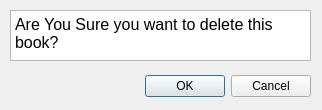
<?xml version="1.0" encoding="UTF-8"?>
<ui version="4.0">
 <class>delete_dialog</class>
 <widget class="QDialog" name="delete_dialog">
  <property name="geometry">
   <rect>
    <x>0</x>
    <y>0</y>
    <width>322</width>
    <height>110</height>
   </rect>
  </property>
  <property name="windowTitle">
   <string>Dialog</string>
  </property>
  <widget class="QDialogButtonBox" name="buttonBox">
   <property name="geometry">
    <rect>
     <x>130</x>
     <y>70</y>
     <width>181</width>
     <height>32</height>
    </rect>
   </property>
   <property name="orientation">
    <enum>Qt::Horizontal</enum>
   </property>
   <property name="standardButtons">
    <set>QDialogButtonBox::Cancel|QDialogButtonBox::Ok</set>
   </property>
  </widget>
  <widget class="QTextBrowser" name="textBrowser">
   <property name="geometry">
    <rect>
     <x>10</x>
     <y>10</y>
     <width>301</width>
     <height>51</height>
    </rect>
   </property>
   <property name="html">
    <string>&lt;!DOCTYPE HTML PUBLIC &quot;-//W3C//DTD HTML 4.0//EN&quot; &quot;http://www.w3.org/TR/REC-html40/strict.dtd&quot;&gt;
&lt;html&gt;&lt;head&gt;&lt;meta name=&quot;qrichtext&quot; content=&quot;1&quot; /&gt;&lt;style type=&quot;text/css&quot;&gt;
p, li { white-space: pre-wrap; }
&lt;/style&gt;&lt;/head&gt;&lt;body style=&quot; font-family:'MS Shell Dlg 2'; font-size:8.25pt; font-weight:400; font-style:normal;&quot;&gt;
&lt;p style=&quot; margin-top:0px; margin-bottom:0px; margin-left:0px; margin-right:0px; -qt-block-indent:0; text-indent:0px;&quot;&gt;&lt;span style=&quot; font-size:12pt;&quot;&gt;Are You Sure you want to delete this book?&lt;/span&gt;&lt;/p&gt;&lt;/body&gt;&lt;/html&gt;</string>
   </property>
  </widget>
 </widget>
 <resources/>
 <connections>
  <connection>
   <sender>buttonBox</sender>
   <signal>accepted()</signal>
   <receiver>delete_dialog</receiver>
   <slot>accept()</slot>
   <hints>
    <hint type="sourcelabel">
     <x>248</x>
     <y>254</y>
    </hint>
    <hint type="destinationlabel">
     <x>157</x>
     <y>274</y>
    </hint>
   </hints>
  </connection>
  <connection>
   <sender>buttonBox</sender>
   <signal>rejected()</signal>
   <receiver>delete_dialog</receiver>
   <slot>reject()</slot>
   <hints>
    <hint type="sourcelabel">
     <x>316</x>
     <y>260</y>
    </hint>
    <hint type="destinationlabel">
     <x>286</x>
     <y>274</y>
    </hint>
   </hints>
  </connection>
 </connections>
</ui>
